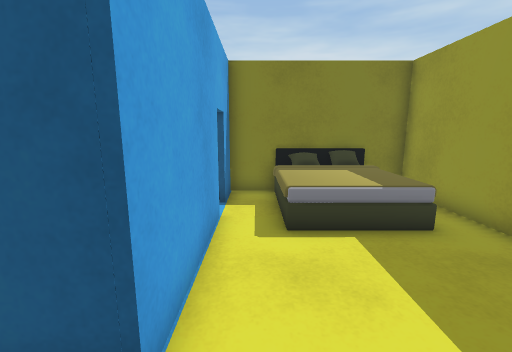
view 1 (above)

17 first-person views from a walk through a 3-D level made in the Unity game engine. The camera is 1.2 m above the floor, tilts 10° down and sees 90° across. The floor is counted in squares, 0.5 m on a side. Each view is taken from the middle of a square. On the plan, view 1 faces up. The plan holds only what a view shows up to about 17 squares ahead; the rest is blank. Some surface patterns are stand-ins.

view 2
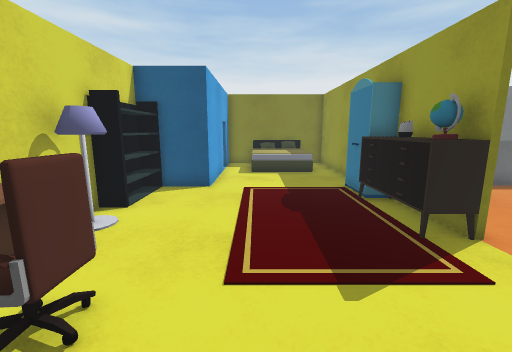

view 3
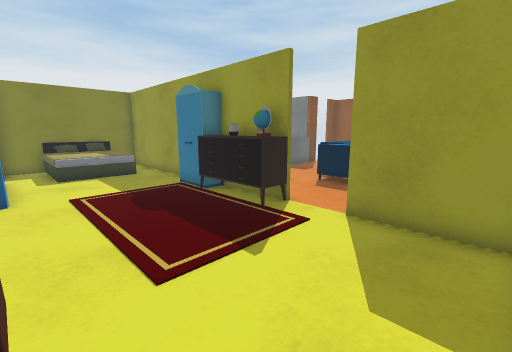

view 4
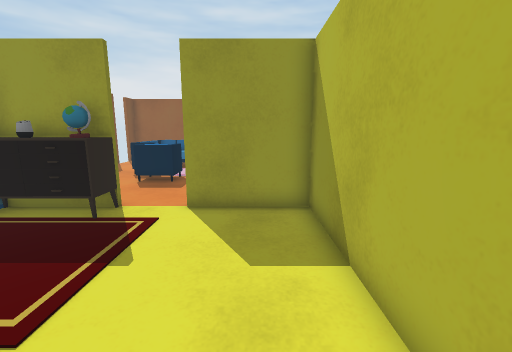

view 5
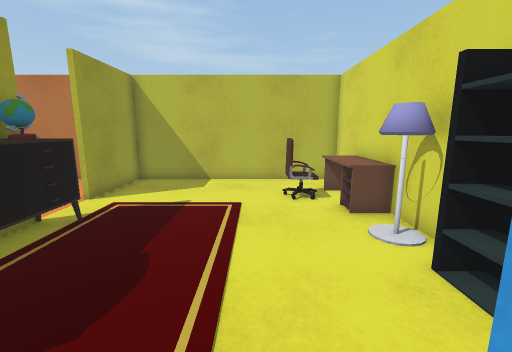

view 6
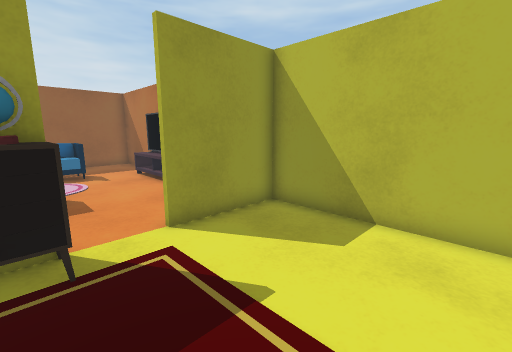

view 7
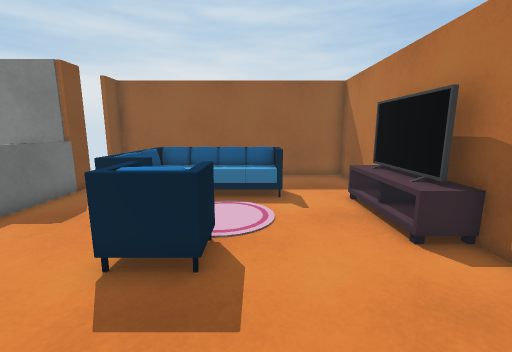

view 8
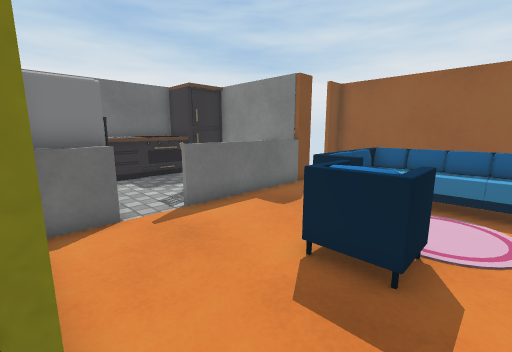

view 9
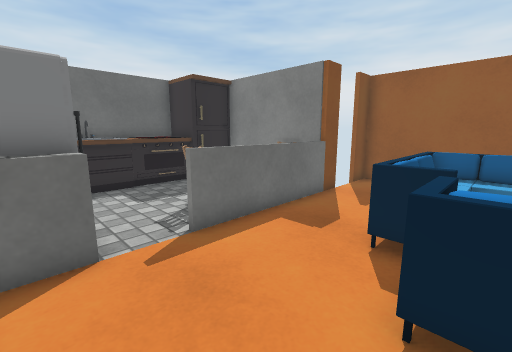

view 10
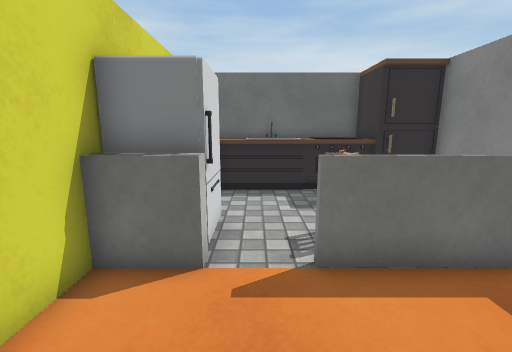

view 11
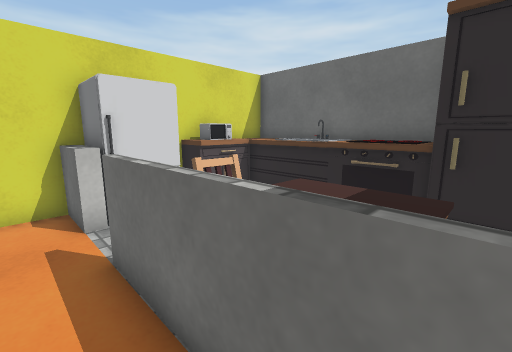

view 12
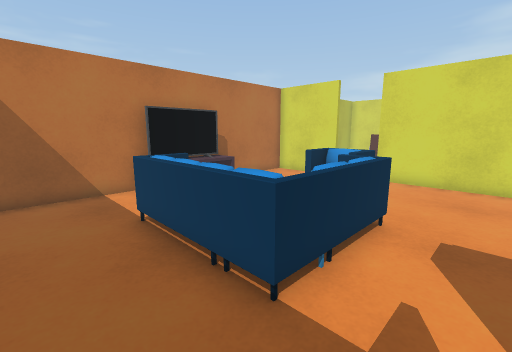

view 13
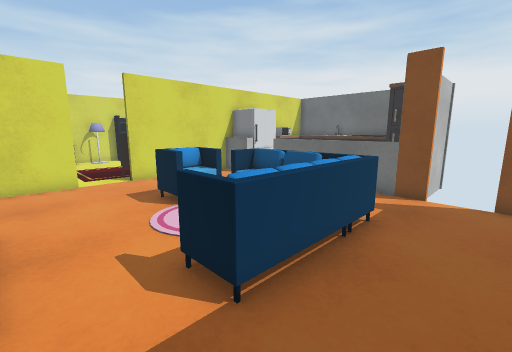

view 14
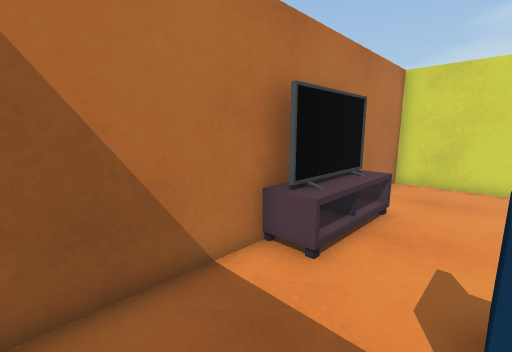

view 15
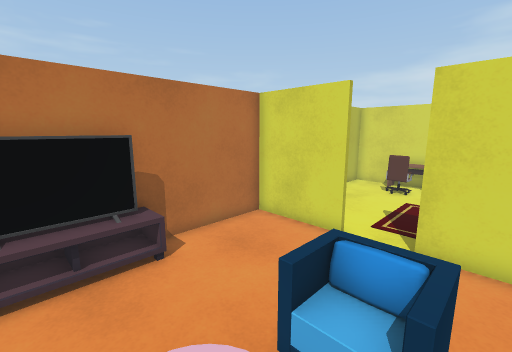

view 16
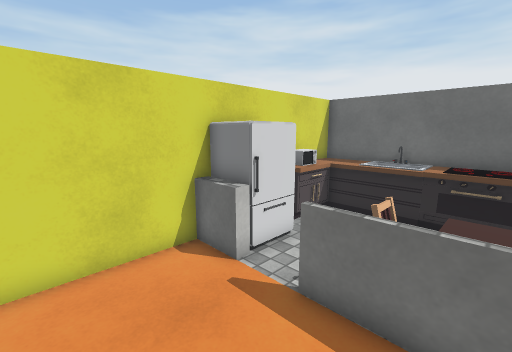

view 17
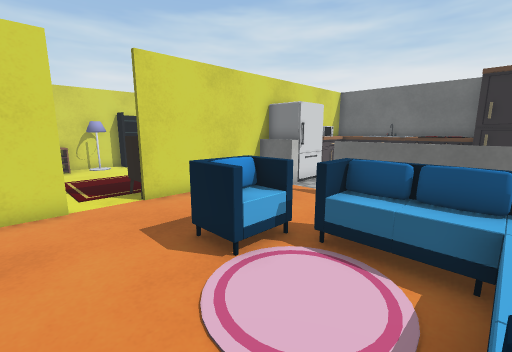

### Floor plan
Key: @ floor where view 1 was taken; # wall or solid block; x gap in a wall; . main floor; : floor 0.5 m higher than the main floor; / step, stairs or slope; = window, fence, low wall or low ledge; v drop or lower ground; O other object.
Columns run from 4 left of view 1 to 20 right of it. Each row starts with its distance up from view 1.
 10   ######O##OOOO#OO# #
  9    #.:    #OOOOOOOO O
  8    #.:   .#OOOOOOOOO#
  7    #.:   .#O......  #
  6    #.////.#O.....   #
  5     ......# O...OOOO#
  4     ......# O..OOOO
  3     ......#OO.##    ##
  2 ####.....O#==.======#x x#
  1 ##...    O#.............#
  0 ##..@    O#.............#
 -1 ##...   OO#......vvvOO..#
 -2 #O...    O#...OO.:::OO..#
 -3 #O...   OO#...O:O../OO..#
 -4 #O...    OO...OOO../OO..#
 -5 #O................./OO..#
 -6 =OOO......#........OOO..#
 -7 #OOO......#.............#
 -8 #.........#....OOOOO....#
 -9 #.........#....OOOOO....#
-10 #########################

Where each view was taken, in squares from view 1:
view 1: 0 up, 0 right, facing up
view 2: 9 down, 1 right, facing up
view 3: 9 down, 1 left, facing up-right
view 4: 8 down, 2 left, facing right
view 5: 3 up, 0 right, facing down
view 6: 3 down, 0 right, facing down-right
view 7: 5 down, 6 right, facing right
view 8: 5 down, 6 right, facing up-right
view 9: 3 down, 7 right, facing up-right
view 10: 2 down, 9 right, facing up
view 11: 1 up, 15 right, facing up-left
view 12: 1 up, 19 right, facing down-left
view 13: 8 down, 19 right, facing up-left
view 14: 6 down, 19 right, facing down-left
view 15: 2 down, 14 right, facing down-left
view 16: 2 down, 13 right, facing up-left
view 17: 7 down, 15 right, facing up-left
